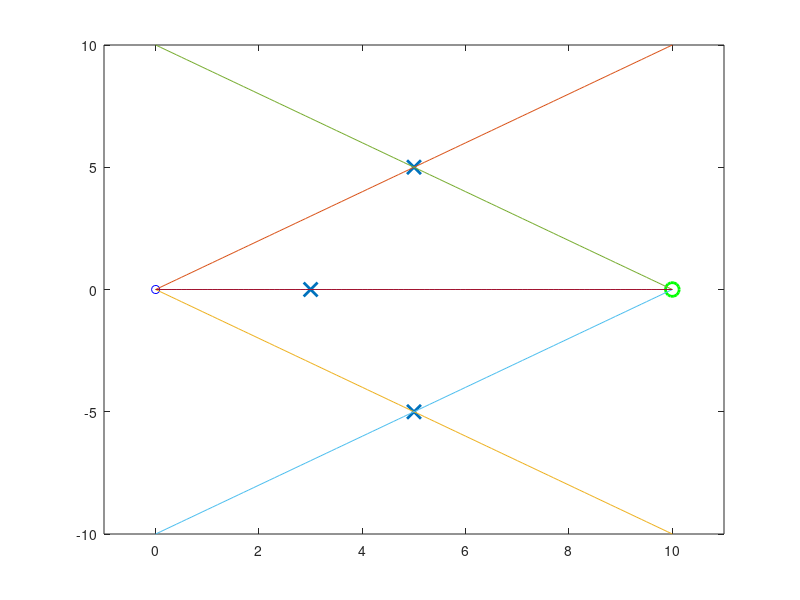

This figure's MATLAB source: (Note: this script raises an error after producing the figure.)
clear;
close all;
% rng('default');

Tx_ant=16;
Rx_ant=1;
num_path=3;
% [H,AoD,AoA,alpha,bestPath] = scattering_channel(Tx_ant,Rx_ant,num_path);

% Reflections
nReflections=num_path;
% ReflectingObj=[round(rand(1,nReflections)*10,1) ;round((rand(1,nReflections)-0.5)*10,1)];
ReflectingObj=[5 5 3; 5 -5 0];
Alice=[10 ; 0]; % [x ; y]
Bob=[0;0];
x=0:0.1:10;
xp=repmat(x,3,1);

a1=(ReflectingObj(2,:)-0)./(ReflectingObj(1,:)-0);
TxPath=a1.'*x;
a2=(Alice(2,:)-ReflectingObj(2,:))./(Alice(1,:)-ReflectingObj(1,:));
b2=a2*10;
RxPath=a2.'*x-b2.';

figure(1);
plot(ReflectingObj(1,:),ReflectingObj(2,:),'x','MarkerSize',10,'LineWidth',2); hold on;
plot(Bob(1,:),Bob(2,:),'bo',Alice(1,:),Alice(2,:),'go','MarkerSize',10,'LineWidth',2); hold on;
plot(x,TxPath); hold on;
plot(x,RxPath);
xlim([-1 11]);
ylim([-10 10]);

AoD=[atan(ReflectingObj(2,:)./ReflectingObj(1,:))+pi/2]; % atan(X) returns values in the interval [-?/2, ?/2]
AoA=[atan((10-ReflectingObj(1,:))./ReflectingObj(2,:))+pi/2];
AoD_deg=rad2deg(AoD);
AoA_deg=rad2deg(AoA);

Tx_ant_vect=0:1:Tx_ant-1;
Rx_ant_vect=0:1:Rx_ant-1;

H=zeros(Rx_ant,Tx_ant);  % One user channel

alpha=[1 1 1];
[~, bestPath]= max(alpha);

for i = 1:num_path
    e_t=ones(num_path,1);
    e_r=ones(num_path,1);
    
    e_t=(1/(sqrt(Tx_ant)))*exp(-1i*pi*cos(AoD(i))*Tx_ant_vect.');
    e_r=(1/(sqrt(Rx_ant)))*exp(-1i*pi*cos(AoA(i))*Rx_ant_vect.');
    
    H=H+alpha(i)*e_r*e_t.';
end

NumPayload=500;
SNRdB=35;

r=0;

for angle=0:pi/180:pi
    r=r+1;
    
    bitsIn = randi([0 1],NumPayload,1)';
    s = map_QPSK(1,bitsIn) ;
    noise=10^(-SNRdB/20)*(randn(size(s))+1i*randn(size(s)))/sqrt(2);
    
    steering_vector=exp(-1i*pi*cos(angle)*[1:Tx_ant]);
    Wdbs=steering_vector'/Tx_ant; 
    x_beam=Wdbs*s;
    y_beam=H*x_beam+noise;
    
    Pwr_beam_good(r)=(norm(y_beam)^2)/NumPayload;
end



figure(2);
plot(0:1:180,Pwr_beam_good);
xlabel('Received Power');
ylabel('Steering angle');
title("Received Power vs Steering angle");

